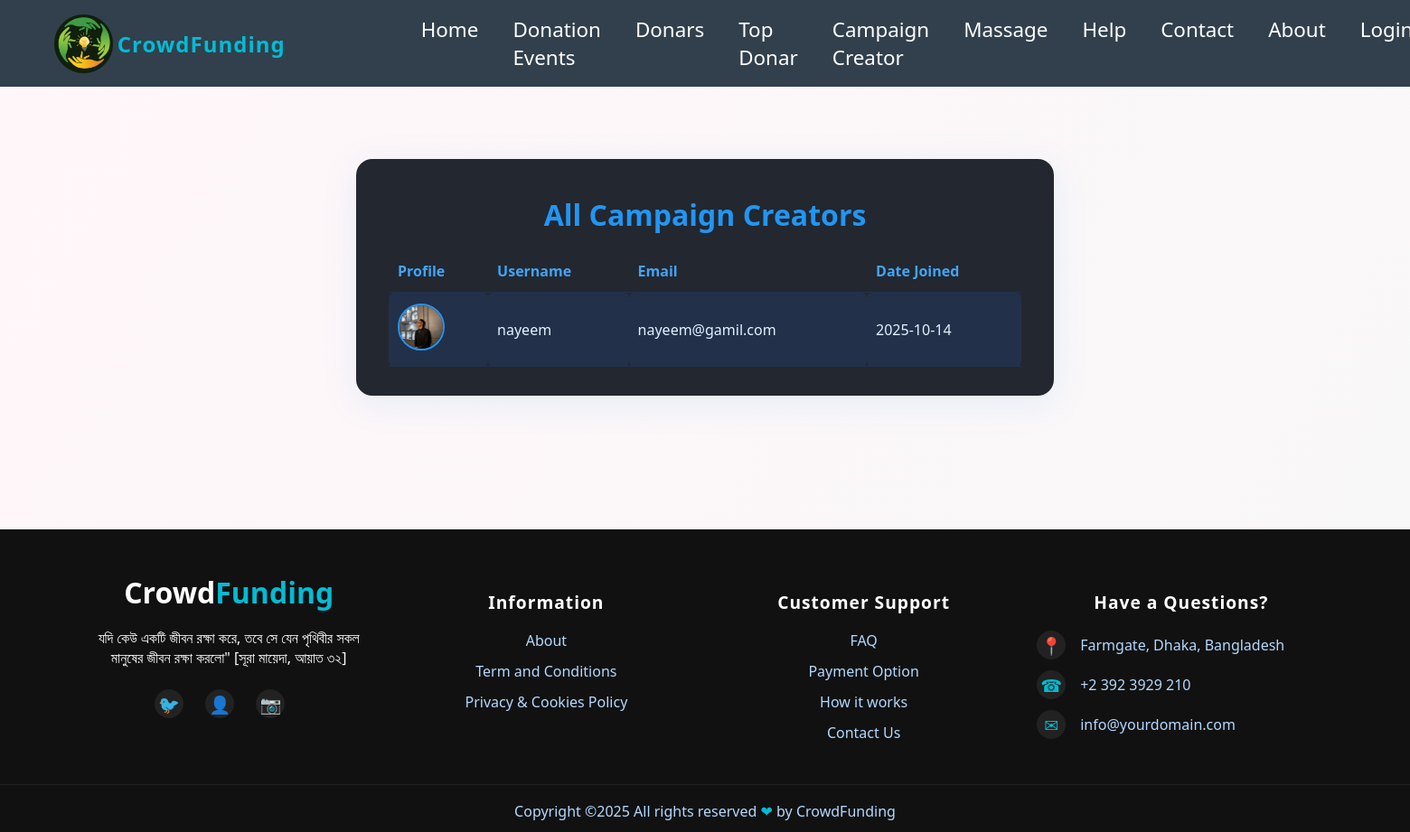
The page /campaign_creators/ on the database its author committed.
### users/models.py (models this page shows)
class CustomUser(AbstractUser):
    profile_pic = models.ImageField(
        upload_to="profile_pics/", default="profile_pics/default.png", blank=True
    )
    USER_TYPE_CHOICES = (
        ("admin", "Admin"),
        ("donor", "Donor"),
        ("campaign_creator", "Campaign Creator"),
    )
    user_type = models.CharField(max_length=20, choices=USER_TYPE_CHOICES)

### myapp/views.py (the view)
# urls.py: path("campaign_creators/", myviews.campaign_creator_list, name="campaign_creator_list"),
def campaign_creator_list(request):
    creators = CustomUser.objects.filter(user_type="campaign_creator")
    return render(request, "Auth/campaign_creator.html", {"campaign_creators": creators})

### template/Auth/campaign_creator.html (shortened to what this page needs)
{% extends 'base.html' %}
{% load static %}
{% block content %}
<div class="creator-list-container">
    <div class="creator-list-title">All Campaign Creators</div>
    <table class="creator-table">
        <thead>
            <tr>
                <th>Profile</th>
                <th>Username</th>
                <th>Email</th>
                <th>Date Joined</th>
            </tr>
        </thead>
        <tbody>
        {% for creator in campaign_creators %}
            <tr>
                <td>
                    {% if creator.profile_pic %}
                        <img src="{{ creator.profile_pic.url }}" class="profile-pic" alt="Profile Pic">
                    {% else %}
                        <img src="{% static 'IMG/default_profile.png' %}" class="profile-pic" alt="Default Profile Pic">
                    {% endif %}
                </td>
                <td>{{ creator.username }}</td>
                <td>{{ creator.email }}</td>
                <td>{{ creator.date_joined|date:'Y-m-d' }}</td>
            </tr>
        {% empty %}
            <tr><td colspan="4" style="text-align:center;">No campaign creators found.</td></tr>
        {% endfor %}
        </tbody>
    </table>
</div>
{% endblock content %}

### template/base.html (style rules this page uses)
body { font-family: 'Segoe UI', Arial, sans-serif; background: linear-gradient(120deg, #fff6f9 0%, #f8f8f8 100%); min-height: 100vh; color: #333; margin: 0; }

### template/Auth/campaign_creator.html (style rules this page uses)
.creator-list-container { max-width: 700px; margin: 40px auto; background: #23272f; border-radius: 18px; box-shadow: 0 8px 40px rgba(33,150,243,0.10); padding: 40px 36px 32px 36px; color: #fff; }
.creator-list-title { font-size: 2rem; font-weight: bold; color: #2196f3; margin-bottom: 18px; text-align: center; }
.creator-table { width: 100%; border-collapse: collapse; margin-top: 18px; }
.creator-table th, .creator-table td { padding: 12px 10px; border-bottom: 1px solid #22304a; text-align: left; }
.creator-table th { color: #42a5f5; font-weight: 600; background: #23272f; }
.creator-table td { color: #e3f2fd; background: #22304a; border-radius: 6px; }
.profile-pic { width: 48px; height: 48px; border-radius: 50%; object-fit: cover; border: 2px solid #2196f3; }

### rows shown on the page
CustomUser: profile_pic (picture), username "nayeem", email "nayeem@gamil.com", date_joined "2025-10-14"
